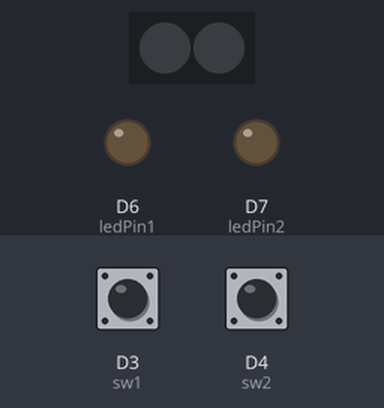
Bench run of a sketch on a simulated ESP8266 (NodeMCU). On the bench: 2 RGB LEDs in strip order, left to right, output pins drawn as LEDs (lit = HIGH). The inputs (shaded band) are chosen by the test bench; at power-on: D3 (sw1) HIGH, D4 (sw2) LOW. The strip is taken to match the declared colour order.

Above: at 1.2 s.
1.3 s: D3 (sw1) pulled LOW for 0.15 s
At 2.2 s:
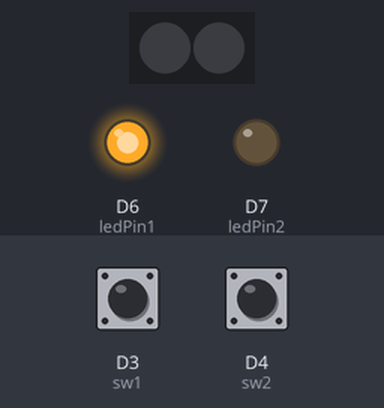
2.9 s: D4 (sw2) pulled HIGH for 0.15 s
At 3.4 s:
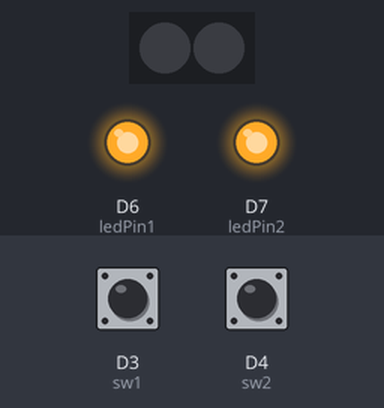
4.5 s: D3 (sw1) pulled LOW for 1 s
At 5.8 s:
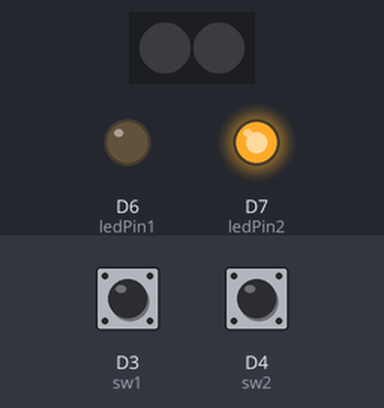
7.0 s: D3 (sw1) pulled LOW for 3.2 s
At 7.7 s:
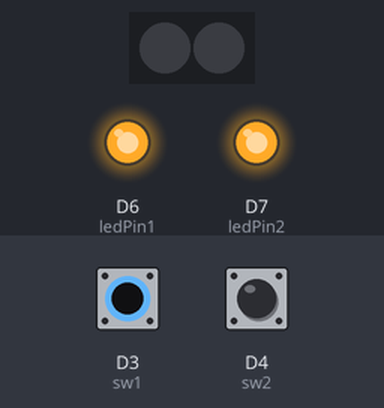
11.7 s: D4 (sw2) pulled HIGH for 1 s
At 12.5 s:
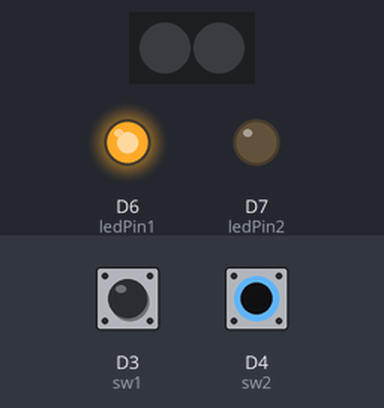
Timing chart, 0 to 14.7 s (numbered marks = the images above; inputs shaded):
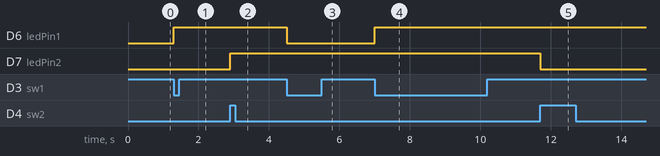

The sketch:

AWIFI-Switch3.ino
```cpp
#include <Adafruit_NeoPixel.h>
#define NUMSLEDs 2
#define PINSLEDs 10
Adafruit_NeoPixel SLEDs = Adafruit_NeoPixel (NUMSLEDs,PINSLEDs,NEO_RGB + NEO_KHZ800);
//********************************
#define sw1 D3
#define sw2 D4
#define ledPin1 D6
#define ledPin2 D7
int st_sw1 = 0;
int st_sw2 = 0;
// calm switch is 1 (signal) & press switch is 0 (signal)
int st_lp1 = 0;
int st_lp2 = 0;
int last_st_sw1 = 0; // set 0 for When press to turn led on immediately
int last_st_sw2 = 1; // set 1 for When press and after calm to turn led on immediately

void setup()
{
  pinMode(10,OUTPUT);
  SLEDs.begin();
  SLEDs.show();
  pinMode(ledPin1,OUTPUT);
  pinMode(ledPin2,OUTPUT);
  pinMode(sw1,INPUT);
  pinMode(sw2,INPUT);
}

void loop()
{
  st_sw1 = digitalRead(sw1);
  if ((st_sw1 == 0) && (last_st_sw1 == 1))
  {
    st_lp1 = ~st_lp1;
    digitalWrite(ledPin1,st_lp1);
    delay(250);
  }
  last_st_sw1 = st_sw1;

  st_sw2 = digitalRead(sw2);
  if ((st_sw2 == 1) && (last_st_sw2 == 0))
  {
    st_lp2 = ~st_lp2;
    digitalWrite(ledPin2,st_lp2);
    delay(250);
  }
  last_st_sw2 = st_sw2;
}
```

Measured:
- after the input at 1.3 s, D6 (ledPin1): LOW → HIGH at once
- after the input at 2.9 s, D7 (ledPin2): LOW → HIGH at once
- after the input at 4.5 s, D6 (ledPin1): HIGH → LOW at once
- after the input at 7.0 s, D6 (ledPin1): LOW → HIGH at once
- after the input at 11.7 s, D7 (ledPin2): HIGH → LOW at once
